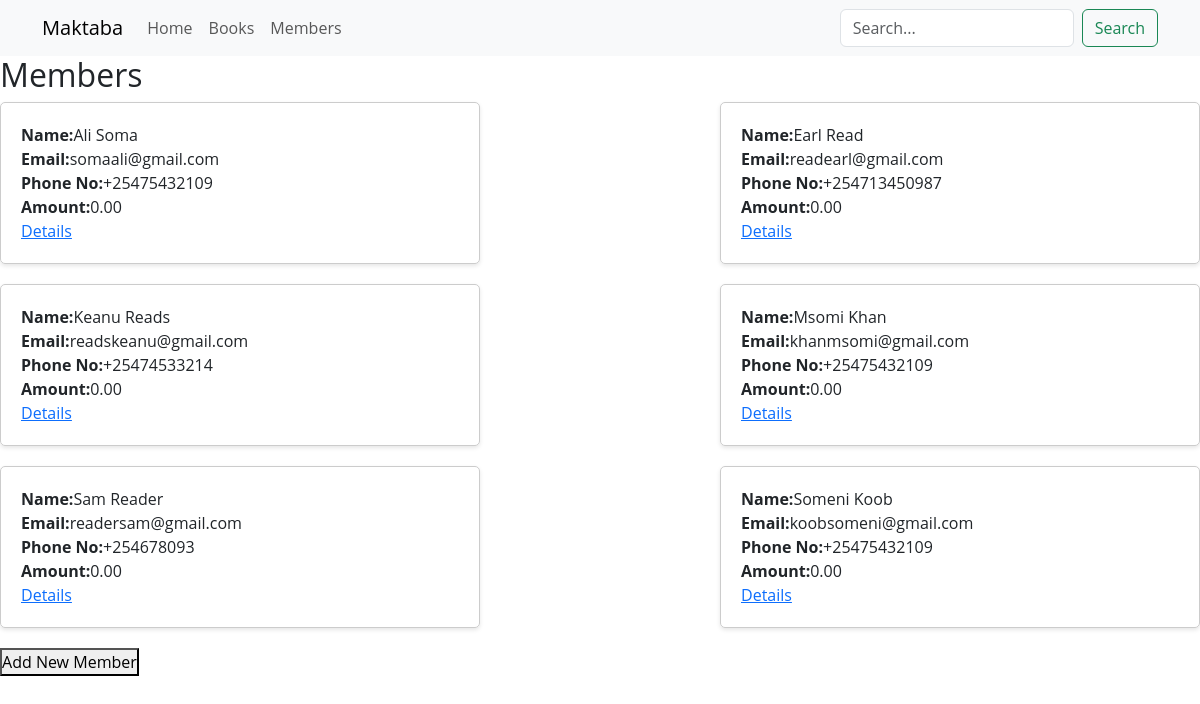
Before: /all_members/ with the older database file.
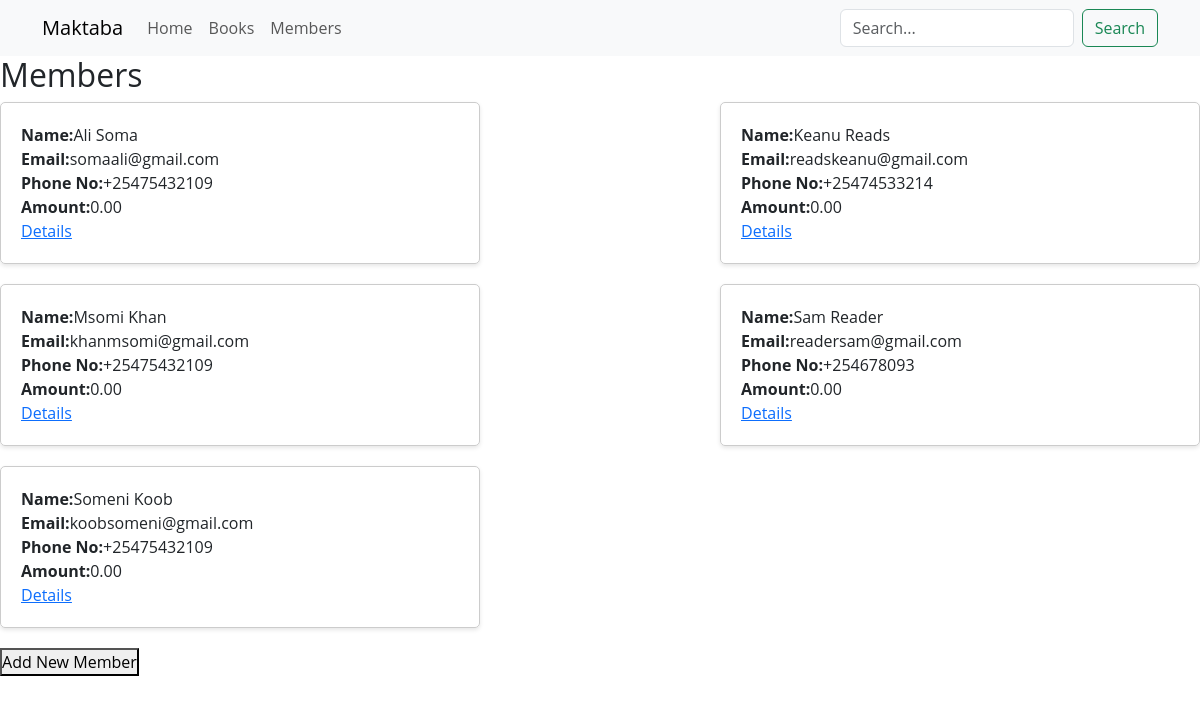
After: the same page with the newer database file.
### soma/models.py (models this page shows, shortened)
class Member(models.Model):
    member_id = models.UUIDField(primary_key=True, default=uuid.uuid4)
    name = models.CharField(max_length=200)
    email = models.EmailField()
    phone = models.CharField(max_length=80)
    cost_incurred = models.DecimalField(
            max_digits=5,
            decimal_places=2,
            default=0.00
            )
    class Meta:
        ordering = ['name']

### soma/views.py (the view)
class MemberListView(ListView):
    model = Member
    template_name = 'soma/member_list.html'
    context_object_name = 'members_list'

### soma/templates/soma/member_list.html
{% extends 'soma/base.html' %}
{% block content %}
	<h2>Members</h2>
	<div class="member-container">
		{% for member in members_list %}
			<div class="member-card">
				<p><strong>Name:</strong>{{ member.name }}</p>
				<p><strong>Email:</strong>{{ member.email }}</p>
				<p><strong>Phone No:</strong>{{ member.phone }}</p>
				<p><strong>Amount:</strong>{{ member.cost_incurred }}</p>
				<a href="{% url 'soma:member_detail' member.pk %}">Details</a>
			</div>
		{% endfor %}
	</div>
	<div>
		<a href="{% url 'soma:member_add' %}"><button>Add New Member</button></a>
	</div>
{% endblock content %}

### soma/templates/soma/base.html (shortened to what this page needs)
{% load static %}
{% load bootstrap5 %}
<!DOCTYPE html>
<html lang="en">
<head>
    {% bootstrap_css %}
    <link rel="stylesheet" href="{% static 'styles.css' %}"/>
</head>
<body>
<header class="header">
    <nav class="navbar navbar-expand-lg navbar-light bg-light">
        <div class="container">
            <a class="navbar-brand" href="{% url 'soma:home' %}">Maktaba</a>
            <div class="collapse navbar-collapse" id="navbarSupportedContent">
                <ul class="navbar-nav me-auto mb-2 mb-lg-0">
                    <li class="nav-item">
                        <a class="nav-link" href="{% url 'soma:home' %}">Home</a>
                    </li>
                    <li class="nav-item">
                        <a class="nav-link" href="{% url 'soma:all_books' %}">Books</a>
                    </li>
                    <li class="nav-item">
                        <a class="nav-link" href="{% url 'soma:all_members' %}">Members</a>
                    </li>
                </ul>
                <form class="d-flex" method="GET" action="{% url 'soma:search_results' %}">
                    <input class="form-control me-2" type="search" placeholder="Search..." name="q" required>
                    <button class="btn btn-outline-success" type="submit">Search</button>
                </form>
            </div>
        </div>
    </nav>
</header>
<div>
    {% block content %}{% endblock %}
</div>
</body>
</html>

### static/soma/styles.css (style rules this page uses)
* { margin: 0; padding: 0; box-sizing: border-box; }
body { font-family: 'Open Sans', sans-serif; }
.member-container { display: flex; flex-wrap: wrap; justify-content: space-between; }
.member-card { width: 40%; padding: 20px; margin-bottom: 20px; border: 1px solid #ccc; border-radius: 5px; box-shadow: 0 2px 4px rgba(0, 0, 0, 0.1); cursor: pointer; }
.member-card p { margin: 0; }

Changed rows visible on the page:
removed Member: name "Earl Read", email "readearl@gmail.com", phone "+254713450987", cost_incurred "0.00"
